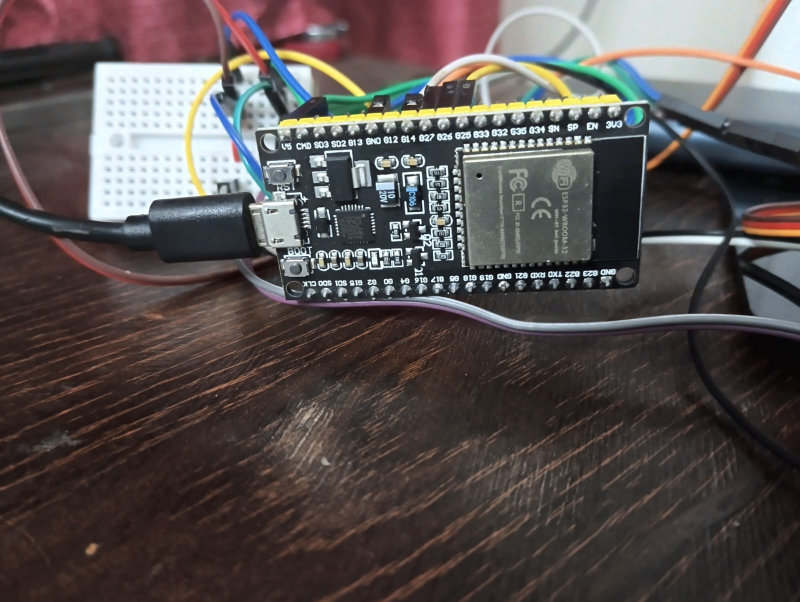
#> input picture WhatsApp Image 2025-07-31 at 00.01.11_65207db9.jpg, 1600 x 1204 px, given in place of the camera (shown at 1/2 size)
$ python robot_vision_control.py
#> lines starting #> are read from the running program, lines starting #| are printed output that depends on the picture; after the words box and inside, x2 and y2 are one past the last pixel; in counts of white or black regions, pixels touching at a corner belong together
import cv2, math, time, serial
import numpy as np

# Arduino serial port
arduino = serial.Serial('COM5', 115200, timeout=1)  # Adjust COM port
time.sleep(2)  # wait for esp32 to reset

FRAME_WIDTH, FRAME_HEIGHT = 640, 480
LINK1, LINK2 = 100, 100
GRIPPER_OPEN, GRIPPER_CLOSED = 90, 30

def inverse_kinematics(x, y):# The Math part
    dx = x - FRAME_WIDTH//2
    dy = FRAME_HEIGHT - y
    dist = min(math.hypot(dx, dy), LINK1+LINK2-1)
    try:
        angle_elbow = math.acos((LINK1**2+LINK2**2-dist**2)/(2*LINK1*LINK2))
        angle_shoulder = math.acos((LINK1**2+dist**2-LINK2**2)/(2*LINK1*dist))
        shoulder_deg = math.degrees(math.atan2(dy,dx) - angle_shoulder)
        elbow_deg = math.degrees(angle_elbow)
    except:
        shoulder_deg, elbow_deg = 90, 90
    return int(max(0,min(180,shoulder_deg+90))), int(max(0,min(180,elbow_deg)))

def send_angles(s,e,g):
    cmd = f"{s},{e},{g}\n"
    arduino.write(cmd.encode())
    print("[SEND]", cmd.strip())
    time.sleep(0.5)

def detect_color_center(frame, lower, upper):# Colour part
    hsv = cv2.cvtColor(frame, cv2.COLOR_BGR2HSV)
    mask = cv2.inRange(hsv, lower, upper)
    cnts,_ = cv2.findContours(mask, cv2.RETR_EXTERNAL, cv2.CHAIN_APPROX_SIMPLE)
    if cnts:
        c = max(cnts,key=cv2.contourArea)
        if cv2.contourArea(c)>800:
            M=cv2.moments(c)
            if M["m00"]!=0:
                cx=int(M["m10"]/M["m00"])
                cy=int(M["m01"]/M["m00"])
                return (cx,cy)
    return None

cap = cv2.VideoCapture(0)
cap.set(3, FRAME_WIDTH)
cap.set(4, FRAME_HEIGHT)

targets={}
picked=set()

while True:
    ret,frame=cap.read()
#> frame is the input picture: shape (1204, 1600, 3); mean B, G, R 78.2, 79.4, 86.8
    if not ret: break
    frame=cv2.flip(frame,1)
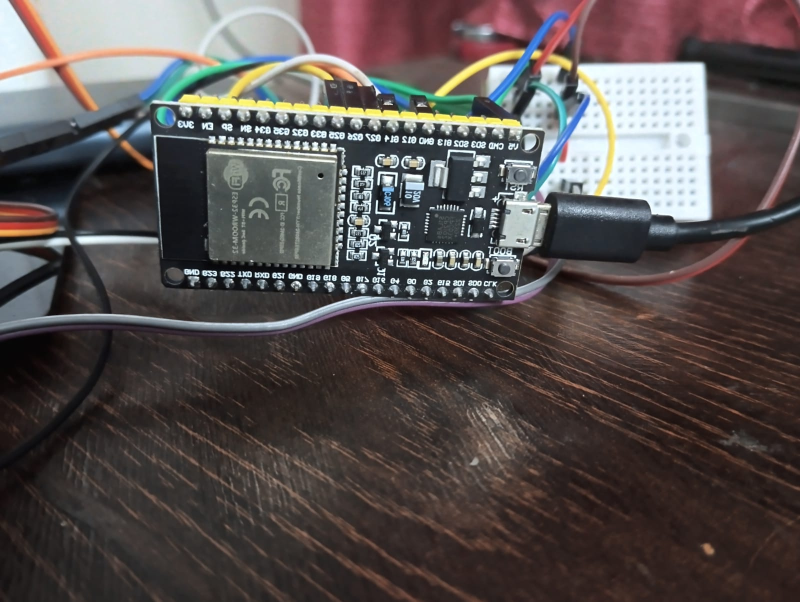
#> frame: shape (1204, 1600, 3) (shown at 1/2 size); mean B, G, R 78.2, 79.4, 86.8

    red_center=detect_color_center(frame,(0,120,70),(10,255,255))
#> in detect_color_center, `hsv = cv2.cvtColor(frame, cv2.COLOR_BGR2HSV)`: hsv: shape (1204, 1600, 3); mean H, S, V 52.6, 60.4, 92.5
#> in detect_color_center, `mask = cv2.inRange(hsv, lower, upper)`:
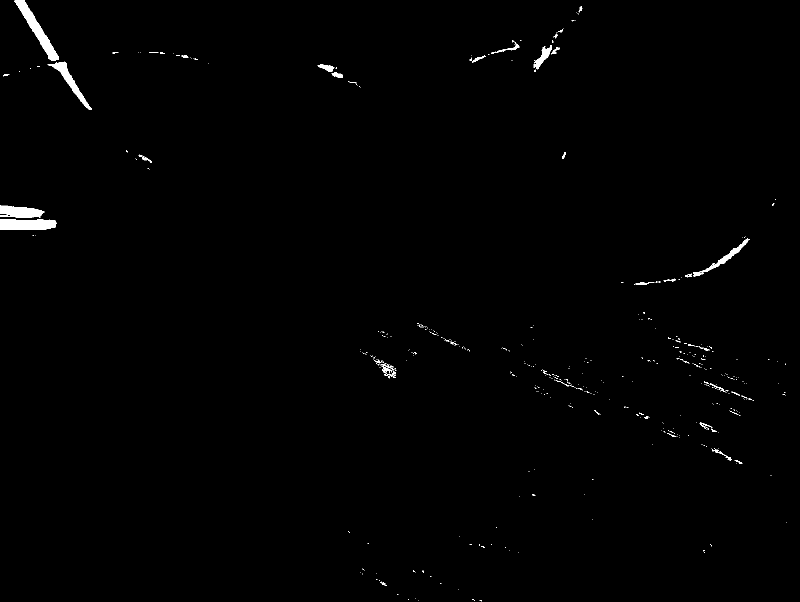
#> mask: shape (1204, 1600) (shown at 1/2 size); 0.68% white; 506 white regions (463 under 20 px)
#> in detect_color_center, `cnts,_ = cv2.findContours(mask, cv2.RETR_EXTERNAL, cv2.CHAIN_APPROX_SI..`: cnts = 506 contours, 480 with area under 20; largest, box (x1, y1, x2, y2) and area: (29, 0, 118, 122) 2316, (0, 438, 113, 460) 2059, (0, 411, 89, 436) 1479, (95, 123, 184, 220) 1365, (1386, 477, 1499, 553) 840
#> in detect_color_center, `c = max(cnts,key=cv2.contourArea)`: c = contour of 168 points, box (x1, y1, x2, y2) (29, 0, 118, 122), area 2316
#> in detect_color_center, `M=cv2.moments(c)`: M = moments, m00 2316.5, centre m10/m00, m01/m00 = (74.15, 59.56)
#> in detect_color_center, `cx=int(M["m10"]/M["m00"])`: cx = 74
#> in detect_color_center, `cy=int(M["m01"]/M["m00"])`: cy = 59
#> red_center = (74, 59)
    if not red_center:
        red_center=detect_color_center(frame,(170,120,70),(180,255,255))
    blue_center=detect_color_center(frame,(100,150,0),(140,255,255))
#> call 2 of detect_color_center, with lower = (100, 150, 0), upper = (140, 255, 255)
#> in detect_color_center (call 2), `mask = cv2.inRange(hsv, lower, upper)`:
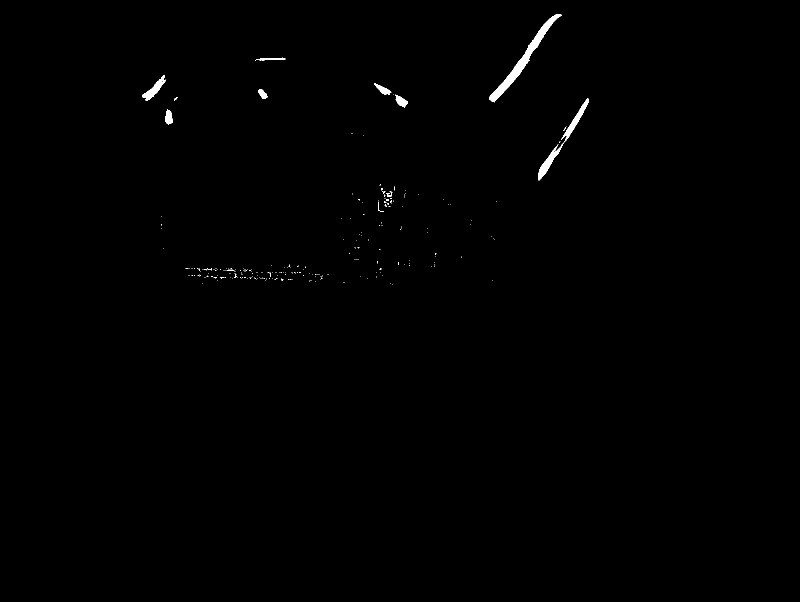
#> mask: shape (1204, 1600) (shown at 1/2 size); 0.4% white; 242 white regions (231 under 20 px)
#> in detect_color_center (call 2), `cnts,_ = cv2.findContours(mask, cv2.RETR_EXTERNAL, cv2.CHAIN_APPROX_SI..`: cnts = 242 contours, 233 with area under 20; largest, box (x1, y1, x2, y2) and area: (978, 28, 1124, 205) 2882, (1076, 197, 1178, 361) 1604, (284, 150, 332, 201) 690, (791, 189, 816, 215) 310, (331, 219, 346, 249) 292
#> in detect_color_center (call 2), `c = max(cnts,key=cv2.contourArea)`: c = contour of 197 points, box (x1, y1, x2, y2) (978, 28, 1124, 205), area 2882
#> in detect_color_center (call 2), `M=cv2.moments(c)`: M = moments, m00 2881.5, centre m10/m00, m01/m00 = (1046, 119.7)
#> in detect_color_center (call 2), `cx=int(M["m10"]/M["m00"])`: cx = 1046
#> in detect_color_center (call 2), `cy=int(M["m01"]/M["m00"])`: cy = 119
#> blue_center = (1046, 119)

    # Conditions
    if red_center:
        targets["red"]=red_center
        cv2.circle(frame,red_center,8,(0,0,255),-1)
#> frame: shape (1204, 1600, 3); 0.01% of pixels changed, all inside (x1, y1, x2, y2) = (66, 51, 83, 68)
    if blue_center:
        targets["blue"]=blue_center
        cv2.circle(frame,blue_center,8,(255,0,0),-1)
#> frame: shape (1204, 1600, 3); mean B, G, R 78.2, 79.4, 86.8

    for color,pos in targets.items():
        if color not in picked:
            x,y=pos
            print(f"\n[PROCESSING {color.upper()}] at {x},{y}")
            s,e=inverse_kinematics(x,y)
            send_angles(s,e,GRIPPER_OPEN)
            send_angles(s,e,GRIPPER_CLOSED)
            send_angles(90,90,GRIPPER_CLOSED) # neutral
            send_angles(s,e,GRIPPER_OPEN)
            picked.add(color)
#> this loop made 2 passes
#> (color, x, y, dx in inverse_kinematics, dy in inverse_kinematics, dist in inverse_kinematics, angle_elbow in inverse_kinematics, angle_shoulder in inverse_kinematics) on passes 1 to 2: ('red', 74, 59, -246, 421, 199, 2.94, 0.1), ('blue', 1046, 119, 726, 361, 199, 2.94, 0.1)
#| [PROCESSING RED] at 74,59
#| [SEND] 180,168,90
#| [SEND] 180,168,30
#| [SEND] 90,90,30
#| [SEND] 180,168,90
#| [PROCESSING BLUE] at 1046,119
#| [SEND] 110,168,90
#| [SEND] 110,168,30
#| [SEND] 90,90,30
#| [SEND] 110,168,90
#> after the loop, picked = 2 items

    cv2.imshow("View",frame)
    if cv2.waitKey(1)&0xFF==ord('q'):
#> (key q is pressed here)
        break

cap.release()
cv2.destroyAllWindows()
